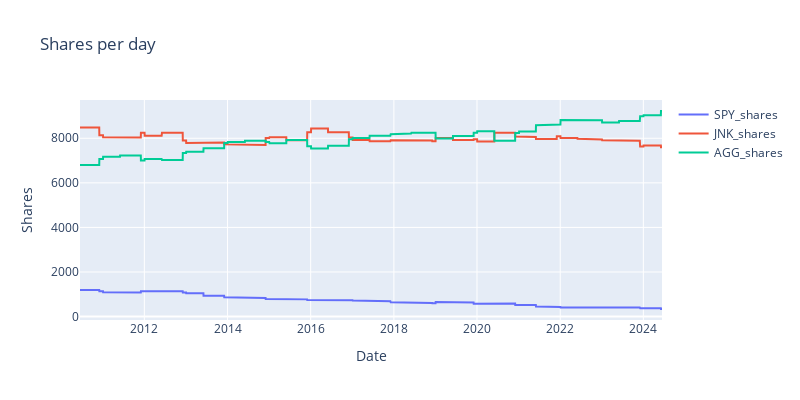
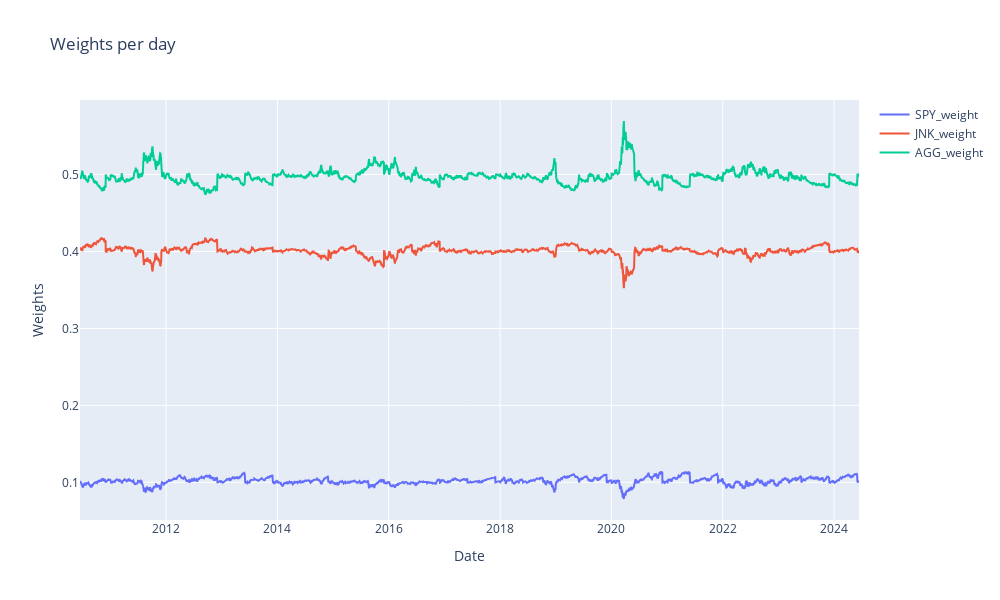

The cell these charts' notebook holds for them, in order:
### Code cell
fig = go.Figure()

# Loop through each stock and add a trace for its shares
for stock in stocks:
    fig.add_trace(go.Scatter(x=stock_data.index, y=shares_df[stock+'_shares'], mode='lines', name=stock+'_shares'))

fig.update_layout(title='Shares per day',
                  xaxis_title='Date',
                  yaxis_title='Shares',
                  width=800,
                  height=400)

fig.show()

fig = go.Figure()

# Loop through each stock and add a trace for its shares
for stock in stocks:
    fig.add_trace(go.Scatter(x=stock_data.index, y=stock_data[stock + '_weight'], mode='lines', name=stock + '_weight'))

fig.update_layout(title='Weights per day',
                  xaxis_title='Date',
                  yaxis_title='Weights',
                  width=1000,
                  height=600)

fig.show()

### Figure 1 — Plotly figure (JSON) as saved in the notebook; plotly's stock layout.template omitted (floating-point values rounded to 4 significant figures; data arrays with more than 128 entries replaced by an {"elided": "..."} marker saying what was removed)
{"data": [{"mode": "lines", "name": "SPY_shares", "type": "scatter", "x": {"elided": "3524 str values"}, "y": {"elided": "3525 int values"}}, {"mode": "lines", "name": "JNK_shares", "type": "scatter", "x": {"elided": "3524 str values"}, "y": {"elided": "3525 int values"}}, {"mode": "lines", "name": "AGG_shares", "type": "scatter", "x": {"elided": "3524 str values"}, "y": {"elided": "3525 int values"}}], "layout": {"height": 400, "title": {"text": "Shares per day"}, "width": 800, "xaxis": {"title": {"text": "Date"}}, "yaxis": {"title": {"text": "Shares"}}}}

### Figure 2 — Plotly figure (JSON) as saved in the notebook; plotly's stock layout.template omitted (floating-point values rounded to 4 significant figures; data arrays with more than 128 entries replaced by an {"elided": "..."} marker saying what was removed)
{"data": [{"mode": "lines", "name": "SPY_weight", "type": "scatter", "x": {"elided": "3524 str values"}, "y": {"elided": "3524 float values"}}, {"mode": "lines", "name": "JNK_weight", "type": "scatter", "x": {"elided": "3524 str values"}, "y": {"elided": "3524 float values"}}, {"mode": "lines", "name": "AGG_weight", "type": "scatter", "x": {"elided": "3524 str values"}, "y": {"elided": "3524 float values"}}], "layout": {"height": 600, "title": {"text": "Weights per day"}, "width": 1000, "xaxis": {"title": {"text": "Date"}}, "yaxis": {"title": {"text": "Weights"}}}}
